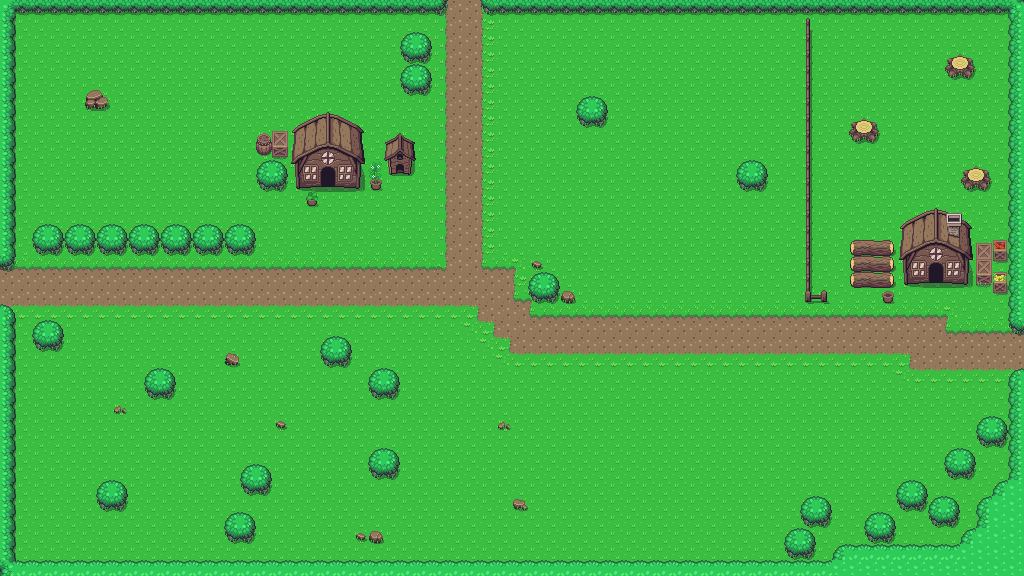

A level layout from a 2D game, rendered from its tile map. Below: a short description, then the map file with tile-grid data replaced by summaries:
An orthogonal 64x36 tile map with 16x16 px tiles, 2 tile layers (Ground, Collisions) and 56 objects.

<map version="1.2" tiledversion="1.3.4" orientation="orthogonal" renderorder="left-down" width="64" height="36" tilewidth="16" tileheight="16" infinite="0" nextlayerid="4" nextobjectid="86">
 <tileset firstgid="1" source="Overworld.tsx" />
 <layer id="1" name="Ground" width="64" height="36">
  <data>[2304 cells, 2304 non-empty, 11 distinct tile ids]</data>
 </layer>
 <layer id="2" name="Collisions" width="64" height="36">
  <data>[2304 cells, 445 non-empty, 82 distinct tile ids]</data>
 </layer>
 <objectgroup id="3" name="Collision Mask">
  <object id="2" x="0" y="0.5" width="15" height="264" />
  <object id="4" x="0" y="0.5" width="444.5" height="14" />
  <object id="5" x="482.5" y="-0.5" width="541.5" height="14" />
  <object id="7" x="1007.5" y="0.5" width="15.5" height="328.5" />
  <object id="8" x="1009" y="370.5" width="14" height="126" />
  <object id="24" x="1007" y="481">
   <polygon points="0,0 -8.25,1.25 -15,13.5 -29,21.5 -31.25,31 -31.25,46.75 -42.25,50.25 -48.25,62.75 -159.75,63.5 -170.25,66 -176,79.25 -175.75,94.25 1,94.75" />
  </object>
  <object id="28" x="2" y="561" width="834" height="14" />
  <object id="29" x="-1" y="306" width="16.5" height="270.5" />
  <object id="32" x="296.727" y="187.636">
   <polygon points="0,0 20,-1.27273 20,-24.3636 41.8182,-24.3636 42.1818,-1.45455 61.8182,0.363636 83.4545,3.27273 85.6364,-4.90909 92,-14 112.909,-13.0909 117.636,-27.8182 118.727,-46 102.909,-56.3636 88,-46 86.7273,-27.8182 68.3636,-24.9091 67.6364,-56.1818 33.2727,-75.0909 -4.54545,-59.2727 -39.4545,-54.1818 -41.2727,-36.5455 -33.8182,-28.3636 -42,-15.8182 -40.9091,2.18182" />
  </object>
  <object id="33" x="400.25" y="31.75" width="32" height="32.75">
   <ellipse />
  </object>
  <object id="34" x="399.75" y="63.875" width="32" height="32.75">
   <ellipse />
  </object>
  <object id="35" x="576.5" y="96.375" width="32" height="32.75">
   <ellipse />
  </object>
  <object id="36" x="736" y="159.625" width="32" height="32.75">
   <ellipse />
  </object>
  <object id="37" x="528.333" y="270.958" width="32" height="32.75">
   <ellipse />
  </object>
  <object id="38" x="368" y="367.958" width="32" height="32.75">
   <ellipse />
  </object>
  <object id="39" x="319.667" y="334.958" width="32" height="32.75">
   <ellipse />
  </object>
  <object id="40" x="367.667" y="447.625" width="32" height="32.75">
   <ellipse />
  </object>
  <object id="41" x="240.667" y="463.292" width="32" height="32.75">
   <ellipse />
  </object>
  <object id="42" x="224.333" y="510.958" width="32" height="32.75">
   <ellipse />
  </object>
  <object id="43" x="95.6667" y="479.625" width="32" height="32.75">
   <ellipse />
  </object>
  <object id="44" x="31.3333" y="319.292" width="32" height="32.75">
   <ellipse />
  </object>
  <object id="46" x="32.3333" y="222.958" width="32" height="32.75">
   <ellipse />
  </object>
  <object id="47" x="64.6667" y="223.292" width="32" height="32.75">
   <ellipse />
  </object>
  <object id="48" x="97.3333" y="223.625" width="32" height="32.75">
   <ellipse />
  </object>
  <object id="49" x="128.333" y="224.292" width="32" height="32.75">
   <ellipse />
  </object>
  <object id="50" x="160" y="223.292" width="32" height="32.75">
   <ellipse />
  </object>
  <object id="51" x="192.333" y="224.292" width="32" height="32.75">
   <ellipse />
  </object>
  <object id="52" x="224.667" y="224.292" width="32" height="32.75">
   <ellipse />
  </object>
  <object id="53" x="144" y="367.625" width="32" height="32.75">
   <ellipse />
  </object>
  <object id="54" x="784" y="526.292" width="32" height="32.75">
   <ellipse />
  </object>
  <object id="55" x="800.25" y="495.875" width="32" height="32.75">
   <ellipse />
  </object>
  <object id="56" x="864.25" y="511.125" width="32" height="32.75">
   <ellipse />
  </object>
  <object id="57" x="896" y="479.125" width="32" height="32.75">
   <ellipse />
  </object>
  <object id="58" x="928.5" y="495.375" width="32" height="32.75">
   <ellipse />
  </object>
  <object id="59" x="944" y="447.375" width="32" height="32.75">
   <ellipse />
  </object>
  <object id="60" x="976.25" y="415.875" width="32" height="32.75">
   <ellipse />
  </object>
  <object id="64" x="961.333" y="162.958" width="32" height="32.75">
   <ellipse />
  </object>
  <object id="65" x="848" y="114.625" width="32" height="32.75">
   <ellipse />
  </object>
  <object id="66" x="944" y="51.9583" width="32" height="32.75">
   <ellipse />
  </object>
  <object id="67" x="225" y="351.667" width="14.6667" height="16" />
  <object id="68" x="275.667" y="419.667" width="10.3333" height="11.6667" />
  <object id="69" x="113.667" y="405.333" width="14.3333" height="9.66667" />
  <object id="70" x="355" y="530.667" width="29.6667" height="15" />
  <object id="71" x="512.667" y="497" width="16" height="15" />
  <object id="73" x="497.333" y="420.333" width="13.6667" height="10.3333" />
  <object id="74" x="802.5" y="0" width="9.5" height="302.5" />
  <object id="75" x="801.636" y="288.727" width="24.9091" height="14.5455" />
  <object id="76" x="849.636" y="238.727" width="45.8182" height="49.6364" />
  <object id="77" x="880.364" y="287.273" width="15.0909" height="16.3636" />
  <object id="78" x="992.364" y="272.182" width="14.9091" height="20.7273" />
  <object id="79" x="975.273" y="242.545" width="16.7273" height="42.9091" />
  <object id="80" x="991.818" y="239.455" width="15.4545" height="22.9091" />
  <object id="82" x="900.545" y="227.455">
   <polygon points="0,0 32.3636,-18 70,-1.63636 71.6364,30.5455 66.9091,56.5455 3.81818,56.7273" />
  </object>
  <object id="83" x="531" y="259" width="11" height="10.75" />
  <object id="84" x="561.5" y="289.25" width="14.25" height="15.25" />
  <object id="85" x="84.5" y="86.5" width="24.5" height="25" />
 </objectgroup>
</map>
